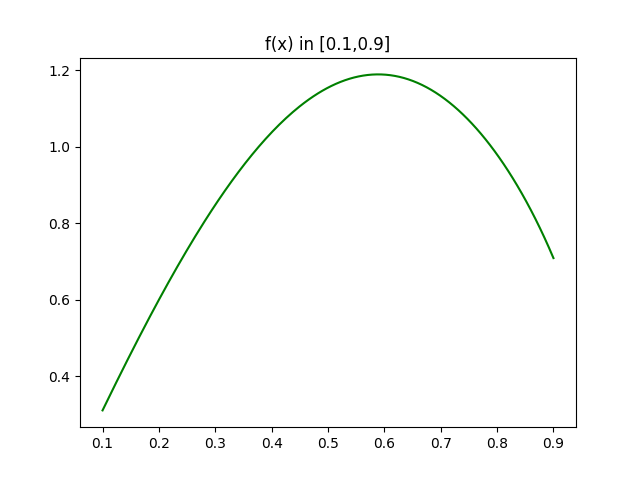

The Python source for this figure:
from math import *
from scipy import *
from numpy import *
from matplotlib.pyplot import *

xx = linspace(0.1,0.9,200)
yy = sin(pi*xx)/sqrt(1-xx**2)

figure(1)
plot(xx,yy,'g')
title("f(x) in [0.1,0.9]")
show()
